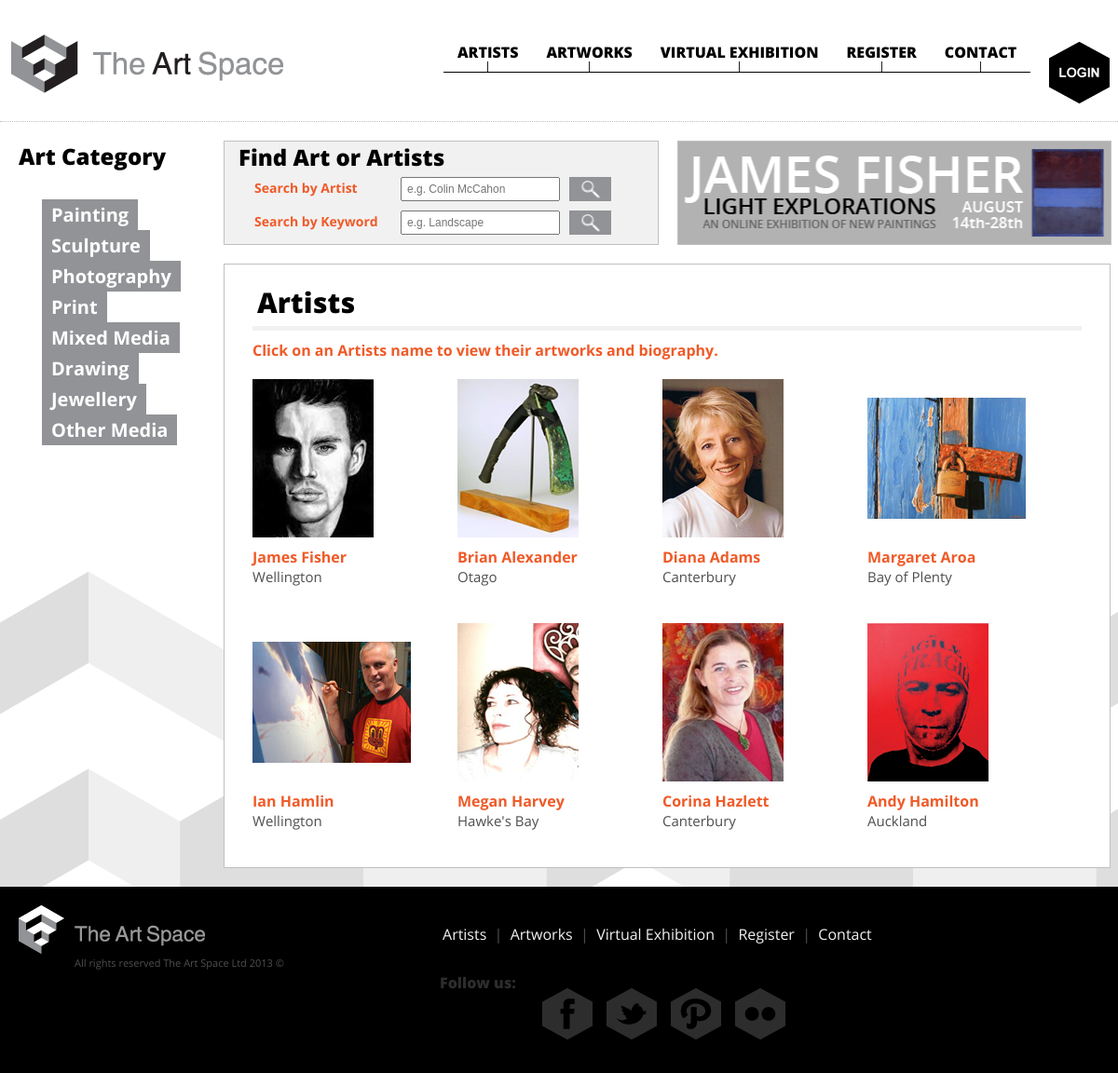
Screenshot of /artists.php with the database file from the repository.
### tables this page shows
CREATE TABLE IF NOT EXISTS `tbcategory` (
  `CategoryID` int(11) NOT NULL AUTO_INCREMENT,
  `CategoryName` varchar(50) NOT NULL,
  PRIMARY KEY (`CategoryID`)
);

CREATE TABLE IF NOT EXISTS `tbartist` (
  `ArtistID` int(11) NOT NULL AUTO_INCREMENT,
  `FirstName` varchar(100) NOT NULL,
  `LastName` varchar(100) NOT NULL,
  `Region` varchar(50) NOT NULL,
  `ProfilePic` varchar(50) NOT NULL,
  `PreferredMedium` varchar(100) NOT NULL,
  `Education` varchar(250) NOT NULL,
  `Awards` varchar(250) NOT NULL,
  `Biography` varchar(2000) NOT NULL,
  `Email` varchar(100) NOT NULL,
  `Password` varchar(100) NOT NULL,
  `Visible` int(11) NOT NULL,
  PRIMARY KEY (`ArtistID`)
);

### includes/categoryClass.php (called while the page is built, shortened)
<?php
require_once ('database.php');
class Category {
	private $sCategoryName;
	public function __construct(){
		$this->sCategoryName = "";
	}
	public function load($iCategoryID){
		$oDatabase = new Database();
		$sQuery = "SELECT CategoryID, CategoryName
					FROM tbcategory
					WHERE CategoryID = ".$iCategoryID;
		$oResult = $oDatabase->query($sQuery);
		$aCategoryInfo = $oDatabase->fetch_array($oResult);
		$this->sCategoryName = $aCategoryInfo['CategoryName'];
	}
	public function __get($sProperty){
		switch ($sProperty){
			case "CategoryName":
				return $this->sCategoryName;
				break;
		}
	}
}
?>

### includes/database.php (called while the page is built, shortened)
<?php
class Database{
    private $sqliConnection;
    public function __construct(){
        $this->sqliConnection = new mysqli(HOST,USER_NAME, PASSWORD, DB_NAME);
    }
    public function query($sSQL){
        $resResult = $this->sqliConnection->query($sSQL);
        return $resResult;
    }
    public function fetch_array($resResult){
        return $resResult->fetch_array(MYSQLI_ASSOC);
    }
}
?>

### includes/categoryManager.php (called while the page is built, shortened)
<?php
require_once ('database.php');
require_once ('categoryClass.php');
class CategoryManager {
	public function getAllCategories(){
		$oDatabase = new Database();
		$sQuery = "SELECT CategoryID FROM tbcategory";
		$oResult = $oDatabase->query($sQuery);
		$aCategories = array();
		while ($aRows = $oDatabase->fetch_array($oResult)){
			$oCategory = new Category();
			$oCategory->load($aRows["CategoryID"]);
			$aCategories[] = $oCategory;
		}
		return $aCategories;
	}
}
?>

### includes/artistClass.php (called while the page is built, shortened)
<?php
require_once ('database.php');
class Artist {
	private $iArtistID;
	private $sFirstName;
	private $sLastName;
	private $sRegion;
	private $sProfilePic;
	public function __construct(){
		$this->iArtistID = 0;
		$this->sFirstName = "";
		$this->sLastName = "";
		$this->sRegion = "";
		$this->sProfilePic = "";
	}
	public function load($iArtistID){
		$oDatabase = new Database();
		$sQuery = "SELECT ArtistID, FirstName, LastName, Region, ProfilePic, PreferredMedium, Education, Awards, Biography, Email, Password, Visible
				FROM tbartist
				WHERE ArtistID = ".$iArtistID;
		$oResult = $oDatabase->query($sQuery);
		$aArtistInfo = $oDatabase->fetch_array($oResult);
		$this->iArtistID = $aArtistInfo['ArtistID'];
		$this->sFirstName = $aArtistInfo['FirstName'];
		$this->sLastName = $aArtistInfo['LastName'];
		$this->sRegion = $aArtistInfo['Region'];
		$this->sProfilePic = $aArtistInfo['ProfilePic'];
	}
	public function __get($sProperty){
		switch ($sProperty){
			case "ArtistID":
				return $this->iArtistID;
				break;
			case "FirstName":
				return $this->sFirstName;
				break;
			case "LastName":
				return $this->sLastName;
				break;
			case "Region":
				return $this->sRegion;
				break;
			case "ProfilePic":
				return $this->sProfilePic;
				break;
		}
	}
}
?>

### includes/artistManager.php (called while the page is built, shortened)
<?php
require_once ('database.php');
require_once ('artistClass.php');
class ArtistManager {
	public function getAllArtists(){
		$oDatabase = new Database();
		$sQuery = "SELECT ArtistID FROM tbartist";
		$oResult = $oDatabase->query($sQuery);
		$aArtists = array();
		while ($aRows = $oDatabase->fetch_array($oResult)){
			$oArtist = new Artist();
			$oArtist->load($aRows["ArtistID"]);
			$aArtists[] = $oArtist;
		}
		return $aArtists;
	}
}
?>

### includes/artistView.php (the view)
<?php
class ArtistView {
	public function render($aArtists){
		$sHTML = "";
		$sHTML .= '<h1>Artists</h1>';
		$sHTML .= '<div id="fullwidth">
		            <h3>Click on an Artists name to view their artworks and biography.</h3><p></p>';
		for ($i=0;$i<count($aArtists);$i++){
			$oCurrentArtist = $aArtists[$i];
			$sHTML .= '<div class="artistprofiles">
			                <div class="profilepic"><img src="assets/images/profiles/'.$oCurrentArtist->ProfilePic.'" /></div>
			                <h3><a href="artistBio.php?ArtistID='.$oCurrentArtist->ArtistID.'">'.$oCurrentArtist->FirstName.' '.$oCurrentArtist->LastName.'</a></h3>
			                <p>'.$oCurrentArtist->Region.'</p>
			            </div>';
		}
		$sHTML .= '</div>';
		return $sHTML;
	}
}
?>

### includes/categoryMenuView.php
<?php
class MenuView {
	public function render($aCategories){
		$sHTML = '';
		$sHTML .= '<ul id="cat-nav">';
		for ($i=0;$i<count($aCategories);$i++) {
			$oCurrentCategory = $aCategories[$i];
			$sHTML .= '<li><a href="artworks.php">'.htmlentities($oCurrentCategory->CategoryName).'</a></li>';
		}
		$sHTML .= '</ul>';
		return $sHTML;
	}
}
?>

### assets/css/main.css (style rules this page uses)
html, body, div, span, applet, object, iframe, h1, h2, h3, h4, h5, h6, p, blockquote, pre, a, abbr, acronym, address, big, cite, code, del, dfn, em, img, ins, kbd, q, s, samp, small, strike, strong, sub, sup, tt, var, b, u, i, center, dl, dt, dd, ol, ul, li, fieldset, form, label, legend, table, caption, tbody, tfoot, thead, tr, th, td, article, aside, canvas, details, embed, figure, figcaption, footer, header, hgroup, menu, nav, output, ruby, section, summary, time, mark, audio, video { margin: 0; padding: 0; border: 0; font-size: 100%; font: inherit; vertical-align: baseline; }
body { font-family: 'OpenSansRegular'; background-image: url('../images/bglarge.png'); background-repeat: repeat-x; background-position: -200px 500px; color: #4f4f4f; }
h1, h2, h3, h4, h5 { font-family: 'OpenSansExtrabold'; color: black; }
p { font-size: 15px; line-height: 20px; margin-bottom: 20px; }
h1 { font-size: 30px; }
#cat-nav { list-style: none; font-family: 'OpenSansBold'; margin-top: 30px; margin-left: 25px; font-size: 20px; }
#cat-nav li a { text-decoration: none; color: white; background-color: #919396; display: inline-block; padding: 3px 10px; }
#main h1 { border-bottom: 5px solid #F1F1F1; margin: 20px 30px 10px 30px; padding-bottom: 5px; text-indent: 5px; }
#main h2, #main h3 { color: #EF5A28; font-family: 'OpenSansBold'; }
#fullwidth { width: 890px; margin-left: 30px; }
#fullwidth a { text-decoration: none; color: #EF5A28; }
.artistprofiles { float: left; width: 200px; margin-right: 20px; margin-bottom: 20px; }
.profilepic { width: 170px; height: 170px; margin-bottom: 10px; position: relative; }
.profilepic img { max-width: 100%; max-height: 100%; position: absolute; top: 0; bottom: 0; margin: auto; }

### rows the page displays
tbcategory: CategoryName "Painting"
tbcategory: CategoryName "Sculpture"
tbcategory: CategoryName "Photography"
tbcategory: CategoryName "Print"
tbcategory: CategoryName "Mixed Media"
tbcategory: CategoryName "Drawing"
tbcategory: CategoryName "Jewellery"
tbcategory: CategoryName "Other Media"
tbartist: ProfilePic (picture), FirstName "James", LastName "Fisher", Region "Wellington"
tbartist: ProfilePic (picture), FirstName "Brian", LastName "Alexander", Region "Otago"
tbartist: ProfilePic (picture), FirstName "Diana", LastName "Adams", Region "Canterbury"
tbartist: ProfilePic (picture), FirstName "Margaret", LastName "Aroa", Region "Bay of Plenty"
tbartist: ProfilePic (picture), FirstName "Ian", LastName "Hamlin", Region "Wellington"
tbartist: ProfilePic (picture), FirstName "Megan", LastName "Harvey", Region "Hawke's Bay"
tbartist: ProfilePic (picture), FirstName "Corina", LastName "Hazlett", Region "Canterbury"
tbartist: ProfilePic (picture), FirstName "Andy", LastName "Hamilton", Region "Auckland"
